Frame 1 (no input): blank canvas, image omitted
Frame 60 (the mouse pressed at the canvas centre just before this capture): blank canvas, image omitted
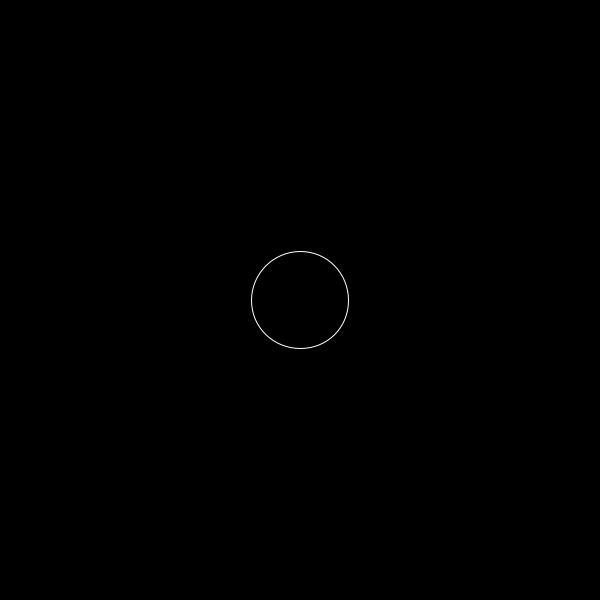
Frame 120 (the mouse held since frame 60 and released just before this capture)

The Processing sketch whose frames 1 and 60 were blank and that drew this single picture after the mouse press (run headless with seeded random() and noise(); from frame 60 on, the mouse is pressed at the canvas centre):

// Processing sketch: processing_164912
// ── processing_164912.pde

//----------------------------------------------------
// DT Bootcamp 2014, Parsons the New School for Design. 
// Day 8, repel
// Using collision detection to repel objects
// This example uses some advanced concepts, like
// classes and PVector, but the main detection code
// is the same as the one students will see on Day 8
//----------------------------------------------------

ArrayList<Circle> myBalls;

void setup(){
  size(600, 600);
  myBalls = new ArrayList<Circle>();
}

void draw(){
  background(0);
  for(Circle c : myBalls){
    c.update();
    c.display();
  }
}

void mousePressed(){
  myBalls.add(new Circle(mouseX, mouseY));
}
class Circle{
  PVector pos;
  float radius;
  float final_radius;
  Circle(float x, float y){
    pos = new PVector(x, y);
    radius = 1;
    final_radius = random(30, 60);
  }
  
  void update(){
    for(Circle c : myBalls){
      float distance = dist(c.pos.x, c.pos.y, pos.x, pos.y);
      float minDistance = c.radius + radius;
      if(distance < minDistance && distance > 0){
        PVector escape = new PVector(pos.x - c.pos.x,
                                     pos.y - c.pos.y);
        escape.normalize();
        pos.x += escape.x * 1.1;
        pos.y += escape.y * 1.1;
      }    
    }  
  }

  void display(){
    if(radius < final_radius * 0.99){
      radius += (final_radius - radius) * 0.1;
    }
    stroke(255);
    noFill();
    ellipse(pos.x, pos.y, radius * 2, radius * 2);
  }
}
